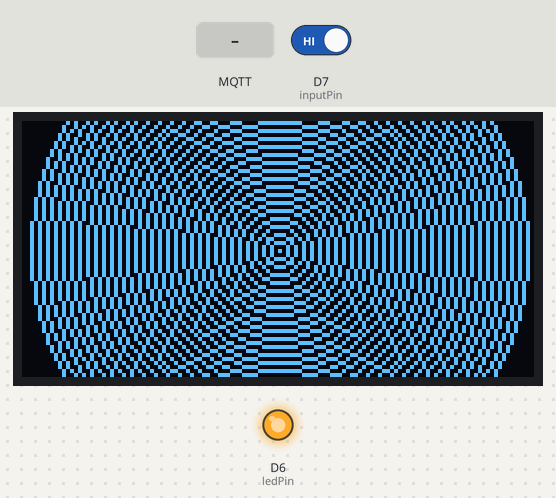
This sketch was run on a simulated ESP8266 (NodeMCU). On the bench: 128×64 one-colour display, output pins drawn as LEDs (lit = HIGH). The test bench sets the inputs (shaded band); at power-on: D7 (inputPin) HIGH. WiFi joins after 1.5 s; servers stay silent unless stated; no MQTT or app messages arrive unless stated; what the sketch prints to the serial monitor is not drawn.

Above: at 5.6 s.
5.7 s: MQTT message "ADS ON" arrives on the first subscribed topic
At 6.0 s:
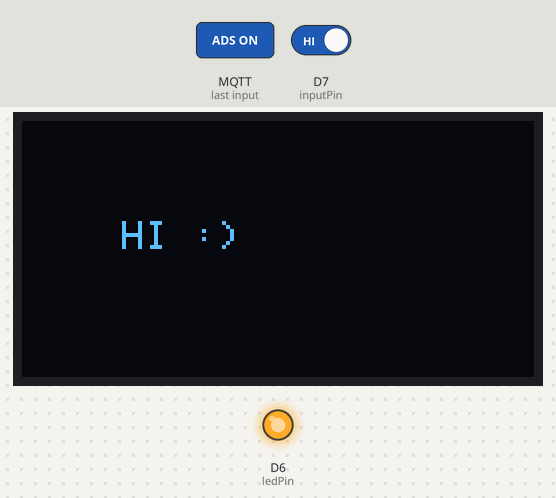
7.2 s: D7 (inputPin) driven LOW
At 8.4 s:
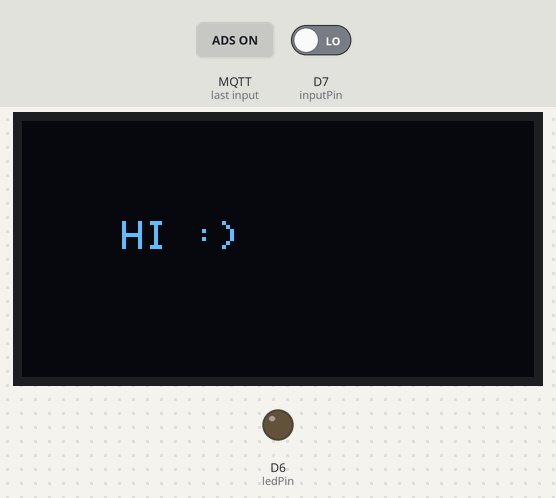
8.7 s: MQTT message "on" arrives on the first subscribed topic
At 9.4 s:
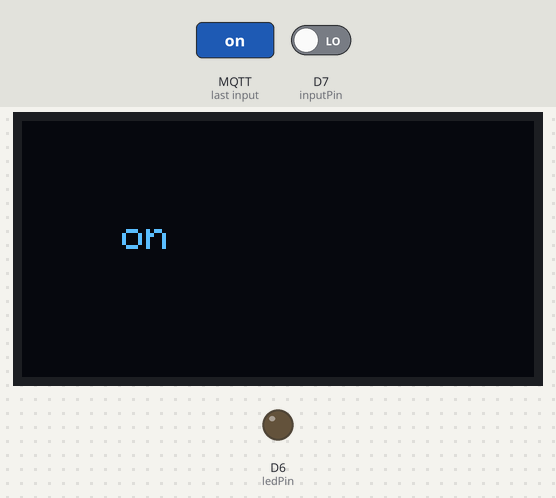
10.2 s: MQTT message "off" arrives on the first subscribed topic
At 11.5 s:
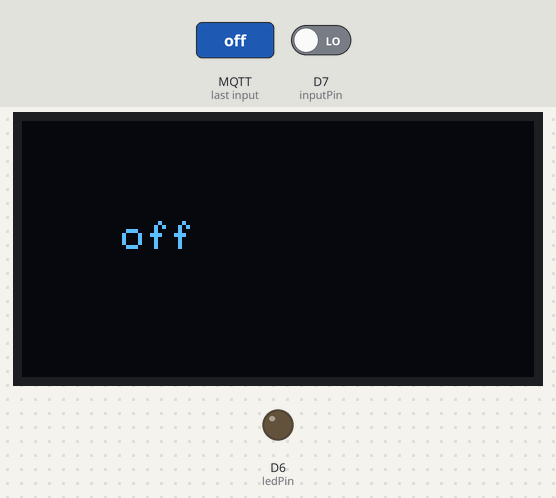
11.8 s: MQTT message "1" arrives on the first subscribed topic
At 12.5 s:
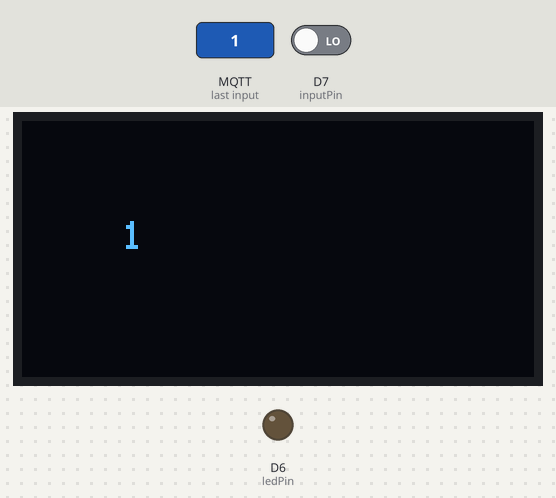
13.3 s: MQTT message "ADS ON" arrives on the first subscribed topic
At 14.7 s:
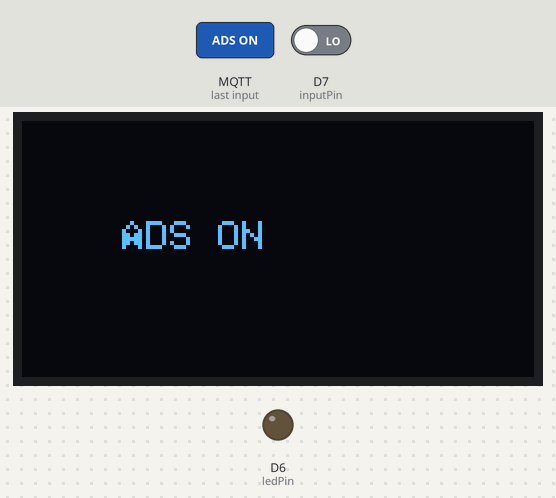
Timing chart, 0 to 15.8 s (numbered marks = the images above; inputs shaded):
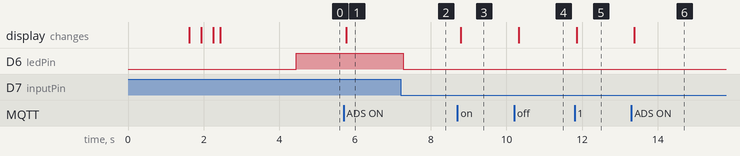

Measured:
- after the input at 5.7 s, the display: changes after 0.07 s (image 1)
- after the input at 7.2 s, D6 (ledPin): HIGH → LOW after 0.07 s
- after the input at 8.7 s, the display: changes after 0.10 s (image 3)
- after the input at 10.2 s, the display: changes after 0.12 s (image 4)
- after the input at 11.8 s, the display: changes after 0.05 s (image 5)
- after the input at 13.3 s, the display: changes after 0.08 s (image 6)

The sketch:

billboard.ino
```cpp
#include <Wire.h>
#include <Adafruit_GFX.h>
#include <Adafruit_SSD1306.h>
#include <ESP8266WiFi.h>
#include <PubSubClient.h>

const char* ssid = "YOU";
const char* password = "sbvizag2019";

#define OLED_RESET D5
/* Object named display, of the class Adafruit_SSD1306 */
Adafruit_SSD1306 display(OLED_RESET);

char buf[50];
int ledPin = 12; // choose pin for the LED
int inputPin = 13; // choose input pin (for Infrared sensor)
int val = 0; // variable for reading the pin status
#if (SSD1306_LCDHEIGHT != 64)
#error("Height incorrect, please fix Adafruit_SSD1306.h!");
#endif
#define ORG "tx63nr"
#define DEVICE_TYPE "VK_1"
#define DEVICE_ID "vk0614"
#define TOKEN "c9ZeDJPys0vJTGQ)nv"

String command;
char server[] = ORG ".messaging.internetofthings.ibmcloud.com";
char topic[] = "iot-2/cmd/home/fmt/String";
char authMethod[] = "use-token-auth";
char token[] = TOKEN;
char clientId[] = "d:" ORG ":" DEVICE_TYPE ":" DEVICE_ID;
//Serial.println(clientID);

WiFiClient wifiClient;
void callback(char* topic, byte* payload, unsigned int payloadLength);
PubSubClient client(server, 1883, callback, wifiClient);

void setup() {
  display.begin(SSD1306_SWITCHCAPVCC, 0x3C); /* Initialize display with address 0x3C */
  Serial.begin(115200);
  Serial.println();
  wifiConnect();
  mqttConnect();
  display.clearDisplay();  /* Clear display */
  display.setTextSize(1.5);  /* Select font size of text. Increases with size of argument. */
  display.setTextColor(WHITE);  /* Color of text*/
  pinMode(ledPin, OUTPUT); // declare LED as output
  pinMode(inputPin, INPUT); // declare Infrared sensor as input
  testdrawcircle();

}

void loop() {
  if (!client.loop()) {
    mqttConnect();
  }
  val = digitalRead(inputPin); // read input value
   if (val == LOW )
   { // check if the input is HIGH
      digitalWrite(ledPin, LOW); // turn LED OFF
   }
   else
   {
      digitalWrite(ledPin, HIGH); // turn LED ON
   }
  delay(100);
}

void wifiConnect() {
  Serial.print("Connecting to ");
  Serial.print(ssid);
  WiFi.begin(ssid, password);
  while (WiFi.status() != WL_CONNECTED) {
    delay(500);
    Serial.print(".");
  }
  Serial.print("nWiFi connected, IP address: "); Serial.println(WiFi.localIP());
}

void mqttConnect() {
  if (!client.connected()) {
    Serial.print("Reconnecting MQTT client to "); Serial.println(server);
    while (!client.connect(clientId, authMethod, token)) {
      Serial.print(".");
      delay(500);
    }
    initManagedDevice();
    Serial.println();
  }
}

void initManagedDevice() {
  if (client.subscribe(topic)) {
    Serial.println("subscribe to cmd OK");
  } else {
    Serial.println("subscribe to cmd FAILED");
  }
}

void callback(char* topic, byte* payload, unsigned int payloadLength) {
  Serial.print("callback invoked for topic: ");
  Serial.println(topic);

  for (int i = 0; i < payloadLength; i++) {
    //Serial.println((char)payload[i]);
    command += (char)payload[i];
  }
  Serial.println(command);
  display.clearDisplay();
  command.toCharArray(buf, payloadLength+1);
  char old_cmd[20];
  old_cmd == buf;


  if(command == "ADS ON"){
    drawStr(25,25,old_cmd);
    Serial.println("ADSON");
  }
  if(command == "ADS OFF"){
  command = "";
  command.toCharArray(buf, payloadLength+1);
  drawStr(25,25,buf);
  Serial.println("ADS OFF");
}

  val = digitalRead(inputPin);
  if(val == HIGH)
  {
    command = "";
    command.toCharArray(buf, payloadLength+1);
    drawStr(25,25,"HI :)");
    if(val == LOW){
    command.toCharArray(buf, payloadLength+1);
    drawStr(25,25,buf);
  }
  }

drawStr(25,25,buf);
display.display();

command ="";
}

void drawStr(uint8_t x, uint8_t y, char* str){
  display.setCursor(x, y);  /* Set x,y coordinates */
  display.println(str);
}
void testdrawcircle(void) {
  display.clearDisplay();

  for(int16_t i=0; i<max(display.width(),display.height())/2; i+=2) {
    display.drawCircle(display.width()/2, display.height()/2, i, WHITE);
    display.display();
    delay(1);
  }

  delay(2000);
}
```
